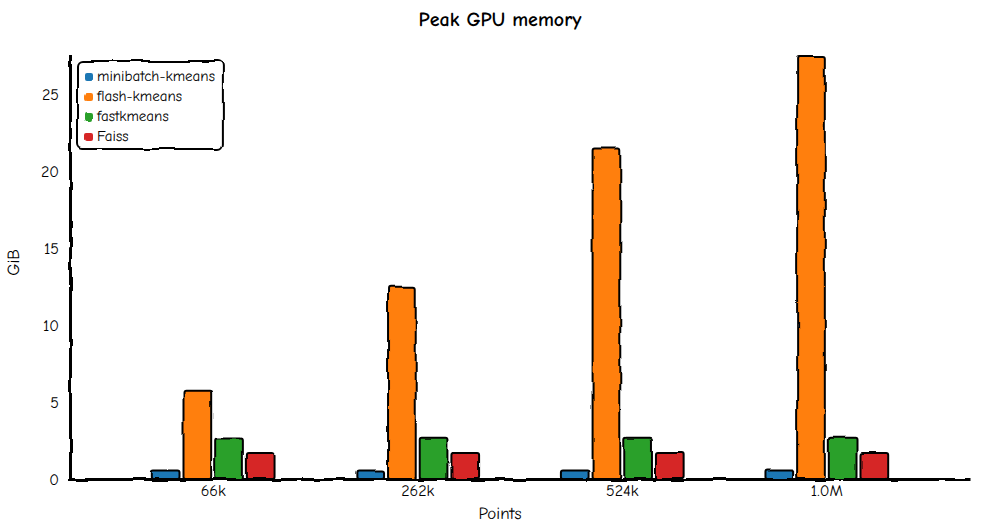
#> input picture reports/figures/xkcd/mem_bars.png, 983 x 532 px, given in place of panel_quality_ari.png, which was not available
$ python stitch_xkcd_panels.py
#> lines starting #> are read from the running program, lines starting #| are printed output that depends on the picture; pictures that were not available may be replaced by others from this repository, and a replacement may not be noted
"""Crop whitespace and stack chart.xkcd panel PNGs into the README figures."""

from __future__ import annotations

from pathlib import Path

from PIL import Image, ImageChops

ROOT = Path(__file__).resolve().parents[1]
SRC = ROOT / "reports" / "figures" / "xkcd"


def crop(image: Image.Image, pad: int = 12) -> Image.Image:
#> called with pad = 12
    background = Image.new(image.mode, image.size, "white")
#> background: PIL image 983x532 RGB; every value is 255
    diff = ImageChops.difference(image, background)
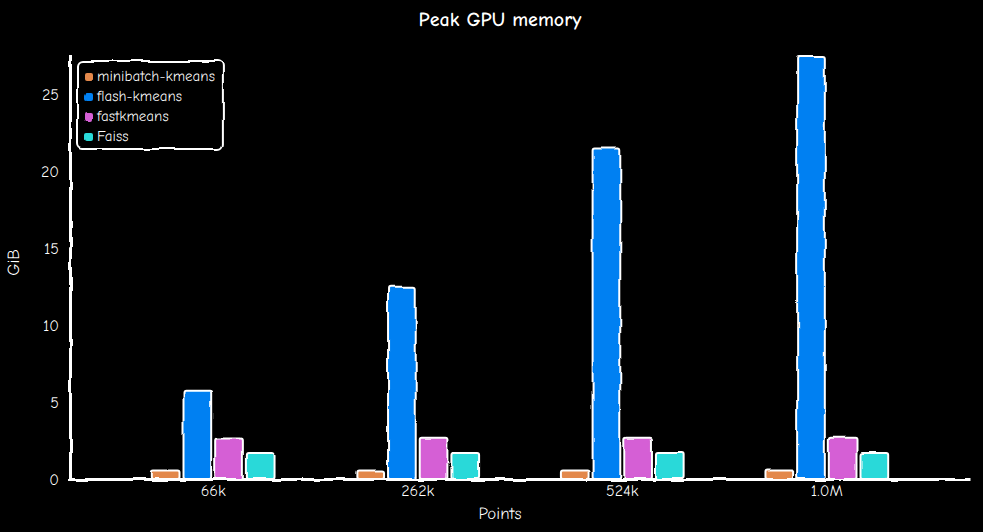
#> diff: PIL image 983x532 RGB; mean R, G, B 8.7, 14.9, 21.5
#> image is the input picture: PIL image 983x532 RGB; mean R, G, B 246.3, 240.1, 233.5
    bbox = diff.getbbox()
#> bbox = (6, 12, 971, 520)
    if bbox is None:
        return image
    left, top, right, bottom = bbox
#> left = 6; top = 12; right = 971; bottom = 520
    left = max(0, left - pad)
#> left = 0
    top = max(0, top - pad)
#> top = 0
    right = min(image.width, right + pad)
#> right = 983
    bottom = min(image.height, bottom + pad)
#> bottom = 532
    return image.crop((left, top, right, bottom))


def stitch(names: list[str], dest: str) -> None:
    panels = [crop(Image.open(SRC / name).convert("RGB")) for name in names]
    width = max(panel.width for panel in panels)
    gap = 16
    height = sum(panel.height for panel in panels) + gap * (len(panels) - 1)
    canvas = Image.new("RGB", (width, height), "white")
    y = 0
    for panel in panels:
        canvas.paste(panel, ((width - panel.width) // 2, y))
        y += panel.height + gap
    canvas.save(SRC / dest, optimize=True)


def main() -> None:
    for name in [
        "panel_quality_ari.png",
        "panel_quality_nmi.png",
        "panel_wall_vs_n.png",
        "panel_mem_bars.png",
    ]:
        image = crop(Image.open(SRC / name).convert("RGB"))
        image.save(SRC / name.removeprefix("panel_"), optimize=True)
        (SRC / name).unlink()
#> pass 2 of the loop in main, `for name in [`:
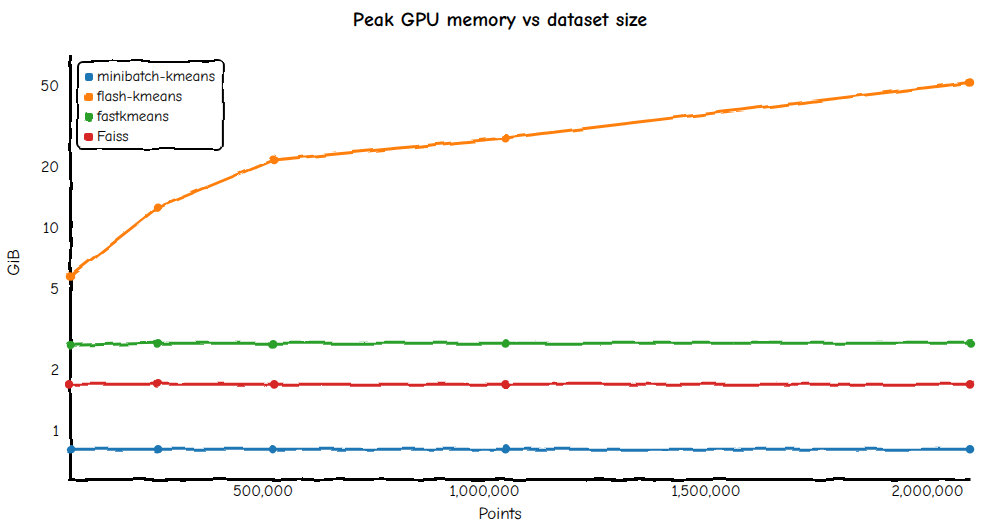
#> input picture reports/figures/xkcd/mem_vs_n.png, 988 x 532 px, given in place of panel_quality_nmi.png, which was not available
#> background: PIL image 988x532 RGB; every value is 255
#> in crop (call 2), `diff = ImageChops.difference(image, background)`:
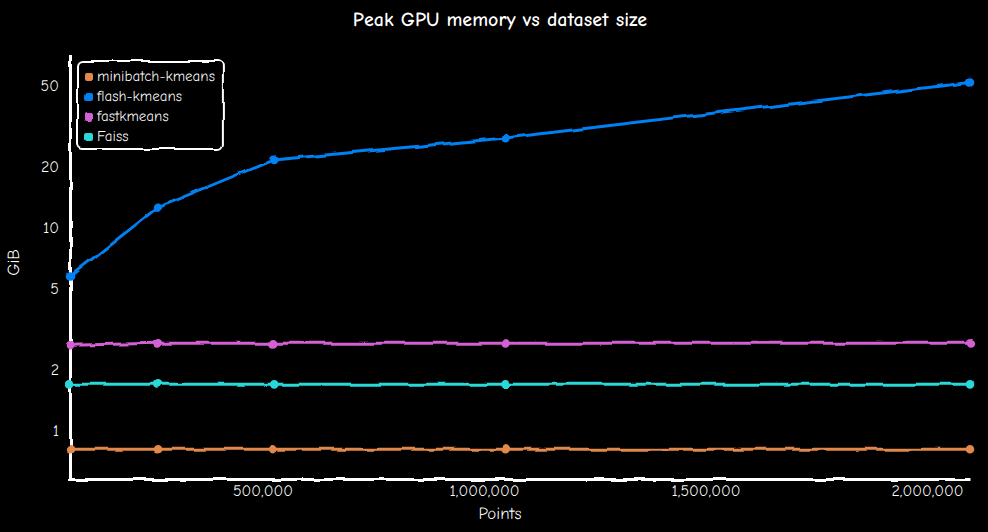
#> diff: PIL image 988x532 RGB; mean R, G, B 6.5, 7.1, 8.1
#> in crop, image is the input picture: PIL image 988x532 RGB; mean R, G, B 248.5, 247.9, 246.9
#> bbox = (6, 12, 976, 520)
#> in crop (call 2), `left, top, right, bottom = bbox`: left = 6; top = 12; right = 976; bottom = 520
#> in crop (call 2), `left = max(0, left - pad)`: left = 0
#> in crop (call 2), `right = min(image.width, right + pad)`: right = 988
#> in crop (call 2), `bottom = min(image.height, bottom + pad)`: bottom = 532
    for panel in SRC.glob("panel_*.png"):
        panel.unlink()
    manifest = SRC / "manifest.json"
    if manifest.exists():
        manifest.unlink()


if __name__ == "__main__":
#> (the run stopped early here; a loop or call above may not have finished)
